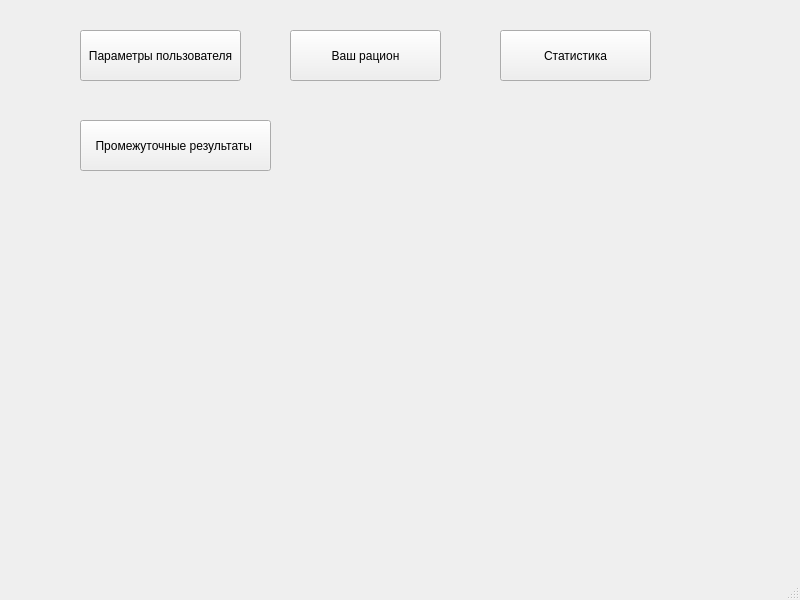
<?xml version="1.0" encoding="UTF-8"?>
<ui version="4.0">
 <class>MainWindow</class>
 <widget class="QMainWindow" name="MainWindow">
  <property name="geometry">
   <rect>
    <x>0</x>
    <y>0</y>
    <width>800</width>
    <height>600</height>
   </rect>
  </property>
  <property name="windowTitle">
   <string>Главное меню</string>
  </property>
  <widget class="QWidget" name="centralwidget">
   <widget class="QPushButton" name="to_pers_info">
    <property name="geometry">
     <rect>
      <x>80</x>
      <y>30</y>
      <width>161</width>
      <height>51</height>
     </rect>
    </property>
    <property name="text">
     <string>Параметры пользователя</string>
    </property>
   </widget>
   <widget class="QPushButton" name="to_reports">
    <property name="geometry">
     <rect>
      <x>80</x>
      <y>120</y>
      <width>191</width>
      <height>51</height>
     </rect>
    </property>
    <property name="text">
     <string>Промежуточные результаты </string>
    </property>
   </widget>
   <widget class="QPushButton" name="pushButton">
    <property name="geometry">
     <rect>
      <x>290</x>
      <y>30</y>
      <width>151</width>
      <height>51</height>
     </rect>
    </property>
    <property name="text">
     <string>Ваш рацион</string>
    </property>
   </widget>
   <widget class="QPushButton" name="to_statistics">
    <property name="geometry">
     <rect>
      <x>500</x>
      <y>30</y>
      <width>151</width>
      <height>51</height>
     </rect>
    </property>
    <property name="text">
     <string>Статистика</string>
    </property>
   </widget>
  </widget>
  <widget class="QMenuBar" name="menubar">
   <property name="geometry">
    <rect>
     <x>0</x>
     <y>0</y>
     <width>800</width>
     <height>26</height>
    </rect>
   </property>
  </widget>
  <widget class="QStatusBar" name="statusbar"/>
 </widget>
 <resources/>
 <connections/>
</ui>
